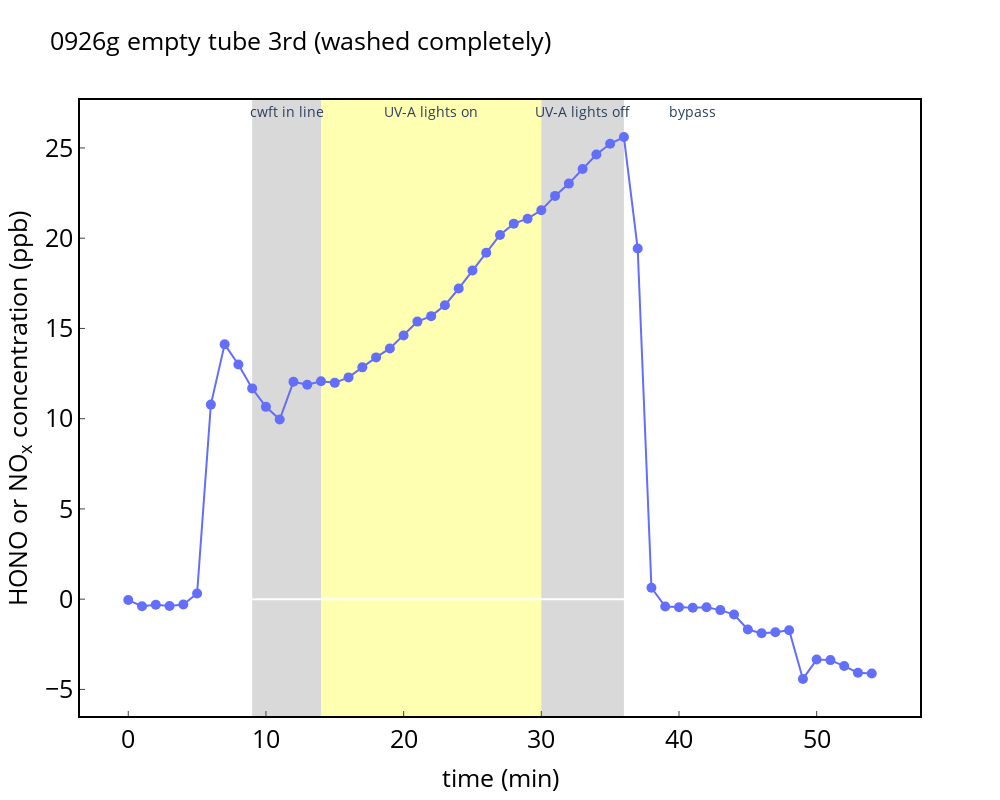

Source (notebook cell):
### Code cell
fig_1= go.Figure()
# fig_1.add_trace(go.Scatter(x=x,y=(df.hono-1.5)/(46.4-df.no2)*100,yaxis = "y1",mode='markers+lines',marker_size=10,line_width=2,name="HONO"))
fig_1.add_trace(go.Scatter(x=x,y=(46.4-df.no2)/46.4*100,yaxis = "y1",mode='markers+lines',marker_size=10,line_width=2,name="HONO"))

# fig_1.add_trace(go.Scatter(x= x,y=df.no2,yaxis = "y1",mode='markers+lines',marker_size=10,line_width=2,name="NO<sub>2</sub>"))
# fig_1.add_trace(go.Scatter(x= x,y=,yaxis = "y1",mode='markers+lines',marker_size=10,line_width=2,name="△NO<sub>2</sub>"))

# fig_1.add_trace(go.Scatter(x= df.date_time,y=df.no,yaxis = "y1",mode='markers+lines',marker_size=10,line_width=2,name="NO"))
# fig_1.add_trace(go.Scatter(x= df.date_time,y=df.no+df.no2+df.hono,yaxis = "y1",mode='markers+lines',marker_size=10,line_width=2,name="no"))
fig_1.update_layout(title='0926g empty tube 3rd (washed completely)',titlefont=dict(color="black",size=25))
# fig_1.update_layout( bargap=0)
fig_1.update_layout(
  plot_bgcolor = 'white',paper_bgcolor = 'white',autosize=False,width=1000, height=800,
    xaxis=dict( title="time (min)",titlefont=dict(color="black",size=25),showline=True, mirror= True,tickfont=dict(color='black',size=25 ),linecolor="black", linewidth=2,ticks='inside'),
    yaxis=dict( title='HONO or NO<sub>x</sub> concentration (ppb)', 
               # range=[-2,55],
               titlefont=dict(color="black",size=25),mirror= True,tickfont=dict(color='black',size=25 ),linecolor="black", linewidth=2,ticks='inside'),
    yaxis2=dict(title='',titlefont=dict(color="black",size=25),tickfont=dict(color="black" ,size=25),ticks='inside',anchor="free",overlaying="y", side="right", position=1, linecolor="black", linewidth=2,showticklabels = True) )
fig_1.update_layout(legend=dict(yanchor="top",y=0.8 ,xanchor="left",x=0.05,  font=dict( size=25,color="black")))
fig_1.update_layout(xaxis=dict(showgrid=False),
              yaxis=dict(showgrid=False)
)

fig_1.add_vrect(x0=9, x1=14,annotation_text="cwft in line",annotation_position="top",annotation_font_size=14,fillcolor="grey", opacity=0.3,layer="below", line_width=0)
fig_1.add_vrect(x0=14, x1=14+16,annotation_text="UV-A lights on", annotation_position="top",annotation_font_size=14,fillcolor="yellow", opacity=0.3,layer="below", line_width=0)
fig_1.add_vrect(x0=30, x1=36,annotation_text="UV-A lights off", annotation_position="top",annotation_font_size=14,fillcolor="grey", opacity=0.3,layer="below", line_width=0)
fig_1.add_vrect(x0=36 , x1=36+10,annotation_text="bypass", annotation_position="top",annotation_font_size=14,fillcolor="white", opacity=0.3,layer="below", line_width=0)

config = {'displayModeBar': True}
fig_1.show(config=config)
# fig_1.to_image('3.jpeg')

### Figure 1 — Plotly figure (JSON) as saved in the notebook; plotly's stock layout.template omitted (floating-point values rounded to 4 significant figures)
{"data": [{"line": {"width": 2}, "marker": {"size": 10}, "mode": "markers+lines", "name": "HONO", "type": "scatter", "x": [0, 1, 2, 3, 4, 5, 6, 7, 8, 9, 10, 11, 12, 13, 14, 15, 16, 17, 18, 19, 20, 21, 22, 23, 24, 25, 26, 27, 28, 29, 30, 31, 32, 33, 34, 35, 36, 37, 38, 39, 40, 41, 42, 43, 44, 45, 46, 47, 48, 49, 50, 51, 52, 53, 54], "y": [-0.04957, -0.3937, -0.3132, -0.3767, -0.2989, 0.3168, 10.78, 14.12, 13.0, 11.68, 10.66, 9.951, 12.04, 11.88, 12.08, 11.99, 12.29, 12.84, 13.4, 13.89, 14.61, 15.38, 15.68, 16.28, 17.21, 18.21, 19.19, 20.18, 20.81, 21.08, 21.55, 22.34, 23.02, 23.83, 24.64, 25.23, 25.6, 19.43, 0.634, -0.407, -0.4479, -0.4723, -0.4522, -0.607, -0.8517, -1.682, -1.887, -1.832, -1.721, -4.421, -3.346, -3.378, -3.707, -4.077, -4.116], "yaxis": "y"}], "layout": {"annotations": [{"font": {"size": 14}, "showarrow": false, "text": "cwft in line", "x": 11.5, "xanchor": "center", "xref": "x", "y": 1, "yanchor": "top", "yref": "y domain"}, {"font": {"size": 14}, "showarrow": false, "text": "UV-A lights on", "x": 22, "xanchor": "center", "xref": "x", "y": 1, "yanchor": "top", "yref": "y domain"}, {"font": {"size": 14}, "showarrow": false, "text": "UV-A lights off", "x": 33, "xanchor": "center", "xref": "x", "y": 1, "yanchor": "top", "yref": "y domain"}, {"font": {"size": 14}, "showarrow": false, "text": "bypass", "x": 41, "xanchor": "center", "xref": "x", "y": 1, "yanchor": "top", "yref": "y domain"}], "autosize": false, "height": 800, "legend": {"font": {"color": "black", "size": 25}, "x": 0.05, "xanchor": "left", "y": 0.8, "yanchor": "top"}, "paper_bgcolor": "white", "plot_bgcolor": "white", "shapes": [{"fillcolor": "grey", "layer": "below", "line": {"width": 0}, "opacity": 0.3, "type": "rect", "x0": 9, "x1": 14, "xref": "x", "y0": 0, "y1": 1, "yref": "y domain"}, {"fillcolor": "yellow", "layer": "below", "line": {"width": 0}, "opacity": 0.3, "type": "rect", "x0": 14, "x1": 30, "xref": "x", "y0": 0, "y1": 1, "yref": "y domain"}, {"fillcolor": "grey", "layer": "below", "line": {"width": 0}, "opacity": 0.3, "type": "rect", "x0": 30, "x1": 36, "xref": "x", "y0": 0, "y1": 1, "yref": "y domain"}, {"fillcolor": "white", "layer": "below", "line": {"width": 0}, "opacity": 0.3, "type": "rect", "x0": 36, "x1": 46, "xref": "x", "y0": 0, "y1": 1, "yref": "y domain"}], "title": {"font": {"color": "black", "size": 25}, "text": "0926g empty tube 3rd (washed completely)"}, "width": 1000, "xaxis": {"linecolor": "black", "linewidth": 2, "mirror": true, "showgrid": false, "showline": true, "tickfont": {"color": "black", "size": 25}, "ticks": "inside", "title": {"font": {"color": "black", "size": 25}, "text": "time (min)"}}, "yaxis": {"linecolor": "black", "linewidth": 2, "mirror": true, "showgrid": false, "tickfont": {"color": "black", "size": 25}, "ticks": "inside", "title": {"font": {"color": "black", "size": 25}, "text": "HONO or NO<sub>x</sub> concentration (ppb)"}}, "yaxis2": {"anchor": "free", "linecolor": "black", "linewidth": 2, "overlaying": "y", "position": 1, "showticklabels": true, "side": "right", "tickfont": {"color": "black", "size": 25}, "ticks": "inside", "title": {"font": {"color": "black", "size": 25}, "text": ""}}}}
